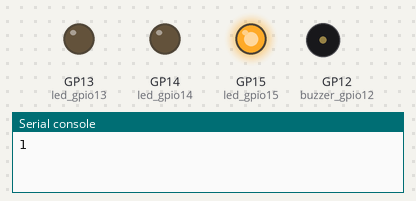
This program was run on a simulated Raspberry Pi Pico running MicroPython. On the bench: output pins drawn as LEDs (lit = HIGH), buzzer (waves = sounding, pin HIGH), the last lines printed to the serial console. Threads take turns every 2 ms.

Above: at 0.1 s.
At 5.45 s:
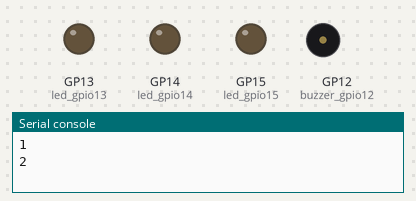
Timing chart, 0 to 5.5 s (numbered marks = the images above):
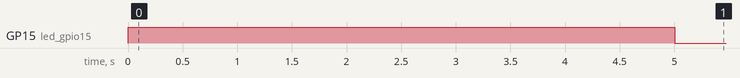

Measured:
- by itself, GP15 (led_gpio15): LOW → HIGH at 0.00 s, → LOW 5.0 s later

The program:

Threaded_Blink_N_Buzz.py
```python
from machine import Pin
from utime import sleep
from random import randrange, random
import _thread

led_gpio15 = Pin(15, Pin.OUT)
led_gpio14 = Pin(14, Pin.OUT)
led_gpio13 = Pin(13, Pin.OUT)
buzzer_gpio12 = Pin(12, Pin.OUT)
global led_index

led_index = 1

def lights_thread():
    global led_index
    while True:
        print(led_index)
        if led_index == 1:
            led_gpio13.value(0)
            led_gpio15.value(1)
            sleep_timer = 5
        elif led_index == 2:
            led_gpio15.value(0)
            led_gpio14.value(1)
            sleep_timer = 3
        elif led_index == 3:
            led_gpio14.value(0)
            led_gpio13.value(1)
            sleep_timer = 1

        sleep(sleep_timer)

        if led_index != 3:
            led_index+=1
        else:
            led_index = 1

_thread.start_new_thread(lights_thread, ())

while True:
    if led_index == 3:
        buzzer_gpio12.value(1)
    else:
        buzzer_gpio12.value(0)

#    led_index = randrange(1,4,1)

#    if led_index == 1:
#        led_gpio15.toggle()
#    if led_index == 2:
#        led_gpio14.toggle()
#    if led_index == 3:
#        led_gpio13.toggle()

#   buzzer_gpio12.toggle()
#    sleepTime = random()
#    sleep(sleepTime * .07)

    if led_index == 1:
        led_gpio15.value(1)
        sleep_timer = 5
    if led_index == 2:
        led_gpio14.toggle()
    if led_index == 3:
        led_gpio13.toggle()
```
